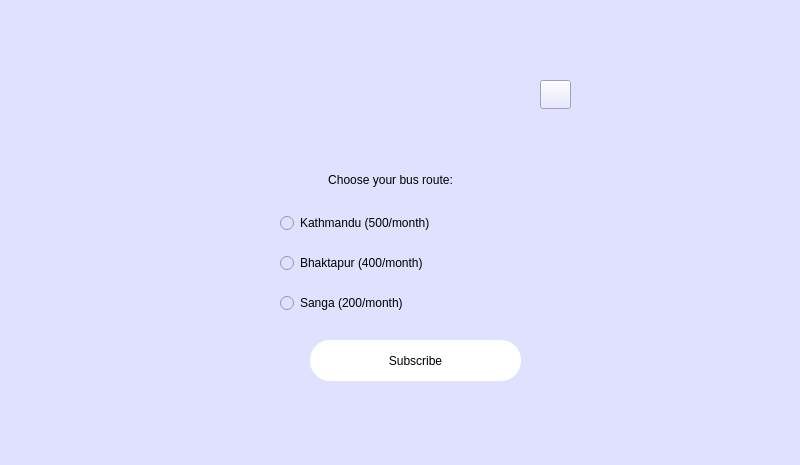
<?xml version="1.0" encoding="UTF-8"?>
<ui version="4.0">
 <class>subscription</class>
 <widget class="QDialog" name="subscription">
  <property name="geometry">
   <rect>
    <x>0</x>
    <y>0</y>
    <width>800</width>
    <height>465</height>
   </rect>
  </property>
  <property name="windowTitle">
   <string>Dialog</string>
  </property>
  <property name="styleSheet">
   <string notr="true">background-color: rgb(224, 225, 255);</string>
  </property>
  <widget class="QLabel" name="label">
   <property name="geometry">
    <rect>
     <x>310</x>
     <y>0</y>
     <width>150</width>
     <height>150</height>
    </rect>
   </property>
   <property name="text">
    <string/>
   </property>
   <property name="pixmap">
    <pixmap resource="images/src.qrc">:/images/4.jpg</pixmap>
   </property>
   <property name="scaledContents">
    <bool>true</bool>
   </property>
  </widget>
  <widget class="QPushButton" name="pushButton_subscribe">
   <property name="geometry">
    <rect>
     <x>310</x>
     <y>340</y>
     <width>211</width>
     <height>41</height>
    </rect>
   </property>
   <property name="styleSheet">
    <string notr="true">QPushButton{color: black;

border-radius: 20px;
font: 700 16pt Times New Roman;
background-color: white

}
QPushButton:pressed{background-color: rgb(170, 0, 0);}</string>
   </property>
   <property name="text">
    <string>Subscribe</string>
   </property>
  </widget>
  <widget class="QLabel" name="label_2">
   <property name="geometry">
    <rect>
     <x>280</x>
     <y>170</y>
     <width>221</width>
     <height>20</height>
    </rect>
   </property>
   <property name="styleSheet">
    <string notr="true">color: rgb(0, 0, 0);
font: 700 12pt &quot;Times New Roman&quot;;</string>
   </property>
   <property name="text">
    <string>Choose your bus route:</string>
   </property>
   <property name="alignment">
    <set>Qt::AlignCenter</set>
   </property>
  </widget>
  <widget class="QRadioButton" name="radioButton">
   <property name="geometry">
    <rect>
     <x>280</x>
     <y>210</y>
     <width>231</width>
     <height>26</height>
    </rect>
   </property>
   <property name="styleSheet">
    <string notr="true">color: rgb(0, 0, 0);
font: 700 12pt &quot;Times New Roman&quot;;</string>
   </property>
   <property name="text">
    <string>Kathmandu (500/month)</string>
   </property>
  </widget>
  <widget class="QRadioButton" name="radioButton_2">
   <property name="geometry">
    <rect>
     <x>280</x>
     <y>250</y>
     <width>231</width>
     <height>26</height>
    </rect>
   </property>
   <property name="styleSheet">
    <string notr="true">color: rgb(0, 0, 0);
font: 700 12pt &quot;Times New Roman&quot;;</string>
   </property>
   <property name="text">
    <string>Bhaktapur (400/month)</string>
   </property>
  </widget>
  <widget class="QRadioButton" name="radioButton_3">
   <property name="geometry">
    <rect>
     <x>280</x>
     <y>290</y>
     <width>191</width>
     <height>26</height>
    </rect>
   </property>
   <property name="styleSheet">
    <string notr="true">color: rgb(0, 0, 0);
font: 700 12pt &quot;Times New Roman&quot;;</string>
   </property>
   <property name="text">
    <string>Sanga (200/month)</string>
   </property>
  </widget>
  <widget class="QPushButton" name="pushButton">
   <property name="geometry">
    <rect>
     <x>540</x>
     <y>80</y>
     <width>31</width>
     <height>29</height>
    </rect>
   </property>
   <property name="text">
    <string/>
   </property>
   <property name="icon">
    <iconset resource="images/src.qrc">
     <normaloff>:/images/10.jpg</normaloff>:/images/10.jpg</iconset>
   </property>
   <property name="iconSize">
    <size>
     <width>30</width>
     <height>30</height>
    </size>
   </property>
  </widget>
 </widget>
 <resources>
  <include location="images/src.qrc"/>
 </resources>
 <connections/>
</ui>
